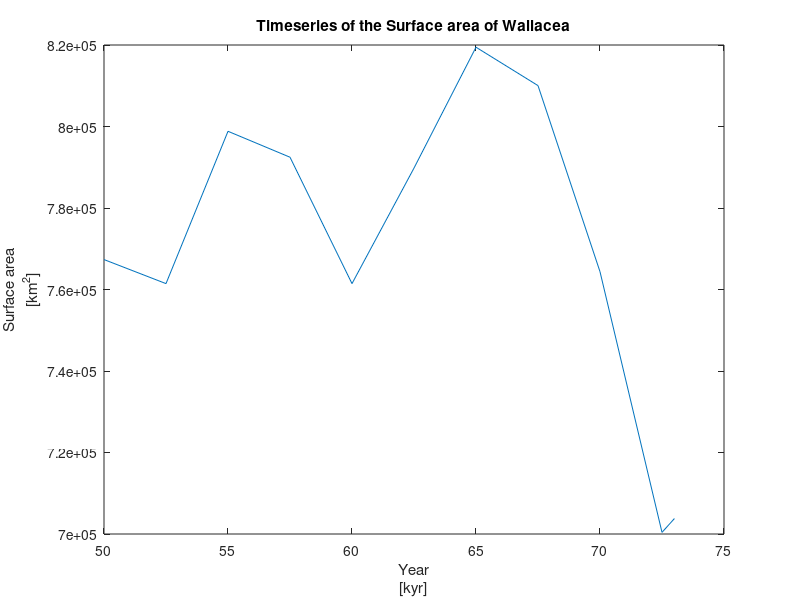

The MATLAB script that drew this image: (Note: this script raises an error after producing the figure.)
% Geometrical Model 
% 'Exploring the explorers' analysis script
% 
% Future Planet Studies, Major Earth Science, University of Amsterdam
% May, 2019, by Enahu Tahitu
%
%%%%%%%%%%%%% INITIALISATION %%%%%%%%%%%%%%%%%%%%%%%%%%%%%

%% Cleaning workspace
clear all
close all
clc

%% Loading Data
%  2019
Area_2019 = 661659.219597;                                          %[km^2]

% Timeseries sealevel
Sea_50 = -32;
Sea_52 = -30;
Sea_55 = -43.5;
Sea_57 = -41;
Sea_60 = -30;
Sea_62 = -40;
Sea_65 = -52;
Sea_67 = -48;
Sea_70 = -31;
Sea_72 = -11;
Sea_73 = -12;

Sea_level = [Sea_50, Sea_55, Sea_60, Sea_65, Sea_70, Sea_73];

% Timeseries Surface Area Paleo Landscape
Area_50kyr = 767346.292844;                                         %[km^2]
Area_52_5kyr = 761444.563802;                                       %[km^2]
Area_55kyr = 798825.505651;                                         %[km^2]
Area_57_5kyr = 792462.791555;                                       %[km^2]
Area_60kyr = 761444.563802;                                         %[km^2]
Area_62_5kyr = 789799.644756;                                       %[km^2]
Area_65kyr = 819457.940188;                                         %[km^2]
Area_67_5kyr = 810036.988493;                                       %[km^2]
Area_70kyr = 764366.143144;                                         %[km^2]
Area_72_5kyr = 700400.428581;                                       %[km^2]
Area_73kyr = 703786.717577;                                         %[km^2]

Time = [50; 52.500; 55; 57.500; 60; 62.500; 65; 67.500; 70; 72.500; 73];

Area = [Area_50kyr; Area_52_5kyr; Area_55kyr; Area_57_5kyr; Area_60kyr;...
    Area_62_5kyr; Area_65kyr; Area_67_5kyr; Area_70kyr; Area_72_5kyr; Area_73kyr];

Data = [Time, Area];

% Timeseries relative visibility Paleo Landscape

% Area calculated from the polygons that were indicated as visibile by the
% viewshed tool in ArcGIS

Vis_50kyr_S = 17.695225;                                             %[m^2]
Vis_55kyr_S = 17.69496;                                              %[m^2]
Vis_60kyr_S = 17.6958;                                               %[m^2]
Vis_65kyr_S = 17.694869;                                             %[m^2]
Vis_70kyr_S = 17.695195;                                             %[m^2]
Vis_73kyr_S = 17.69313;                                              %[m^2]  

Vis_50kyr_N_1 = 12.791069;                                           %[m^2]
Vis_55kyr_N_1 = 12.789748;                                           %[m^2]
Vis_60kyr_N_1 = 12.789866;                                           %[m^2]
Vis_65kyr_N_1 = 12.79123;                                            %[m^2]
Vis_70kyr_N_1 = 12.790969;                                           %[m^2]
Vis_73kyr_N_1 = 12.791026;                                           %[m^2]

Vis_50kyr_N_2 = 12.451843;                                           %[m^2]
Vis_55kyr_N_2 = 12.451959;                                           %[m^2]
Vis_60kyr_N_2 = 12.451815;                                           %[m^2]
Vis_65kyr_N_2 = 12.451774;                                           %[m^2]
Vis_70kyr_N_2 = 12.451804;                                           %[m^2]
Vis_73kyr_N_2 = 12.451592;                                           %[m^2]

Vis_50kyr_N_3 = 16.667235;                                           %[m^2]
Vis_55kyr_N_3 = 16.667655;                                           %[m^2]
Vis_60kyr_N_3 = 16.667162;                                           %[m^2]
Vis_65kyr_N_3 = 16.666313;                                           %[m^2]
Vis_70kyr_N_3 = 16.667186;                                           %[m^2]
Vis_73kyr_N_3 = 16.666846;                                           %[m^2]

% Because there were some issues with the visbility tool and not every
% route has the same length the visbility is standardized per route to
% allow for intercomperability

% Calculating 'visbility score' per route

Vis_S = [Vis_50kyr_S, Vis_55kyr_S, Vis_60kyr_S, Vis_65kyr_S, Vis_70kyr_S,...
    Vis_73kyr_S];

Vis_N_1 = [Vis_50kyr_N_1, Vis_55kyr_N_1, Vis_60kyr_N_1, Vis_65kyr_N_1,...
    Vis_70kyr_N_1, Vis_73kyr_N_1];

Vis_N_2 = [Vis_50kyr_N_2, Vis_55kyr_N_2, Vis_60kyr_N_2, Vis_65kyr_N_2,...
    Vis_70kyr_N_2, Vis_73kyr_N_2];

Vis_N_3 = [Vis_50kyr_N_3, Vis_55kyr_N_3, Vis_60kyr_N_3, Vis_65kyr_N_3,...
    Vis_70kyr_N_3, Vis_73kyr_N_3];

Vis_50kyr_S = (Vis_50kyr_S - mean(Vis_S)) / std(Vis_S);                                 
Vis_55kyr_S = (Vis_55kyr_S - mean(Vis_S)) / std(Vis_S);
Vis_60kyr_S = (Vis_60kyr_S - mean(Vis_S)) / std(Vis_S);
Vis_65kyr_S = (Vis_65kyr_S - mean(Vis_S)) / std(Vis_S);
Vis_70kyr_S = (Vis_70kyr_S - mean(Vis_S)) / std(Vis_S);
Vis_73kyr_S = (Vis_73kyr_S - mean(Vis_S)) / std(Vis_S); 

Vis_50kyr_N_1 = (Vis_50kyr_N_1 - mean(Vis_N_1)) / std(Vis_N_1); 
Vis_55kyr_N_1 = (Vis_55kyr_N_1 - mean(Vis_N_1)) / std(Vis_N_1);
Vis_60kyr_N_1 = (Vis_60kyr_N_1 - mean(Vis_N_1)) / std(Vis_N_1);
Vis_65kyr_N_1 = (Vis_65kyr_N_1 - mean(Vis_N_1)) / std(Vis_N_1);
Vis_70kyr_N_1 = (Vis_70kyr_N_1 - mean(Vis_N_1)) / std(Vis_N_1);
Vis_73kyr_N_1 = (Vis_73kyr_N_1 - mean(Vis_N_1)) / std(Vis_N_1);

Vis_50kyr_N_2 = (Vis_50kyr_N_2 - mean(Vis_N_2)) / std(Vis_N_2);
Vis_55kyr_N_2 = (Vis_55kyr_N_2 - mean(Vis_N_2)) / std(Vis_N_2);
Vis_60kyr_N_2 = (Vis_60kyr_N_2 - mean(Vis_N_2)) / std(Vis_N_2);
Vis_65kyr_N_2 = (Vis_65kyr_N_2 - mean(Vis_N_2)) / std(Vis_N_2);
Vis_70kyr_N_2 = (Vis_70kyr_N_2 - mean(Vis_N_2)) / std(Vis_N_2);
Vis_73kyr_N_2 = (Vis_73kyr_N_2 - mean(Vis_N_2)) / std(Vis_N_2);

Vis_50kyr_N_3 = (Vis_50kyr_N_3 - mean(Vis_N_3)) / std(Vis_N_3);
Vis_55kyr_N_3 = (Vis_55kyr_N_3 - mean(Vis_N_3)) / std(Vis_N_3);
Vis_60kyr_N_3 = (Vis_60kyr_N_3 - mean(Vis_N_3)) / std(Vis_N_3);
Vis_65kyr_N_3 = (Vis_65kyr_N_3 - mean(Vis_N_3)) / std(Vis_N_3);
Vis_70kyr_N_3 = (Vis_70kyr_N_3 - mean(Vis_N_3)) / std(Vis_N_3);
Vis_73kyr_N_3 = (Vis_73kyr_N_3 - mean(Vis_N_3)) / std(Vis_N_3);

Vis = [50, 55, 60, 65, 70, 73; Vis_50kyr_S, Vis_55kyr_S, Vis_60kyr_S,...
    Vis_65kyr_S, Vis_70kyr_S,Vis_73kyr_S; Vis_50kyr_N_1, Vis_55kyr_N_1,...
    Vis_60kyr_N_1, Vis_65kyr_N_1,Vis_70kyr_N_1, Vis_73kyr_N_1; Vis_50kyr_N_2,...
    Vis_55kyr_N_2, Vis_60kyr_N_2, Vis_65kyr_N_2, Vis_70kyr_N_2, Vis_73kyr_N_2;...
    Vis_50kyr_N_3, Vis_55kyr_N_3, Vis_60kyr_N_3, Vis_65kyr_N_3, Vis_70kyr_N_3, Vis_73kyr_N_3];

%%%%%%%%%%%%% VISUALIZATION %%%%%%%%%%%%%%%%%%%%%%%%%%%%%

Data = fliplr(Data);

figure(1)
plot(Data(:,2), Data(:,1))
title('Timeseries of the Surface area of Wallacea')
xlabel({'Year','[kyr]'})
ylabel({'Surface area';'[km^2]'})
ax = gca; % current axes
ax.XLim = [50 73];
ax.XTickLabelRotation = -45;
ax.YTickLabelRotation = 45;
ax.YAxis.Exponent=0;  % don't use exponent

figure(2)
y1 = Vis(2,:);
[R1,P1] = corr(Sea_level', y1','type','Kendall');
subplot(2,2,1)
scatter(Sea_level, y1)
title('Sea level and  visibility score of the Southern route')
xlabel({'Sea level','[m]'})
ylabel({'Visbility score'})
str = {{R1}, P1};
text([-15 1],[-15 0.5], str)
y2 = Vis(3,:);
subplot(2,2,2)
scatter(Sea_level, y2)
title('Sea level and  visibility score of the Northern route 1')
xlabel({'Sea level','[m]'})
ylabel({'Visbility score'})
[R2,P2] = corr(Sea_level', y2','type','Kendall');
y3 = Vis(4,:);
subplot(2,2,3)
scatter(Sea_level, y3)
title('Sea level and  visibility score of the Northern route 2')
xlabel({'Sea level','[m]'})
ylabel({'Visbility score'})
[R3,P3] = corr(Sea_level', y3','type','Kendall');
y4 = Vis(5,:);
subplot(2,2,4)
scatter(Sea_level, y4)
title('Sea level and  visibility score of the Northern route 3')
xlabel({'Sea level','[m]'})
ylabel({'Visbility score'})
[R4,P4] = corr(Sea_level', y4','type','Kendall');

%%%%%%%%%%%%% INTERPOLATION %%%%%%%%%%%%%%%%%%%%%%%%%%%%%

y1 = interp1(Vis(1,:), Vis(2,:), Data(:,2));
y2 = interp1(Vis(1,:), Vis(3,:), Data(:,2));
y3 = interp1(Vis(1,:), Vis(4,:), Data(:,2));
y4 = interp1(Vis(1,:), Vis(5,:), Data(:,2));

%%%%%%%%%%%%% VISUALIZATION %%%%%%%%%%%%%%%%%%%%%%%%%%%%%

figure(3)
subplot(2,2,1)
x = Data(:,2);
yyaxis left
plot(x,y1);
r = Data(:,1);
yyaxis right
plot(x,r);
yyaxis left
title('Timeseries of the visibility score of Wallacea Southern route')
xlabel({'Year','[kyr]'})
ylabel({'Visbility score'})
yyaxis right
ylabel('Surface Area Wallacea')

subplot(2,2,2)
x = Data(:,2);
yyaxis left
plot(x,y2);
r = Data(:,1);
yyaxis right
plot(x,r);
yyaxis left
title('Timeseries of the visibility score of Wallacea Northern route 1')
xlabel({'Year','[kyr]'})
ylabel({'Visbility score'})
yyaxis right
ylabel('Surface Area Wallacea')

subplot(2,2,3)
x = Data(:,2);
yyaxis left
plot(x,y3);
r = Data(:,1);
yyaxis right
plot(x,r);
yyaxis left
title('Timeseries of the visibility score of Wallacea Northern route 2')
xlabel({'Year','[kyr]'})
ylabel({'Visbility score'})
yyaxis right
ylabel('Surface Area Wallacea')

subplot(2,2,4)
x = Data(:,2);
yyaxis left
plot(x,y4);
r = Data(:,1);
yyaxis right
plot(x,r);
yyaxis left
title('Timeseries of the visibility score of Wallacea Northern route 3')
xlabel({'Year','[kyr]'})
ylabel({'Visbility score'})
yyaxis right
ylabel('Surface Area Wallacea')

figure(4)
subplot(2,2,1)
x = Data(:,2);
yyaxis left
plot(Vis(1,:),Vis_S);
r = Data(:,1);
yyaxis right
plot(x,r);
yyaxis left
title('Timeseries of the visibility score of Wallacea Southern route')
xlabel({'Year','[kyr]'})
ylabel({'Visbility score'})
yyaxis right
ylabel('Surface Area Wallacea')
subplot(2,2,2)
x = Data(:,2);
yyaxis left
plot(Vis(1,:),Vis_N_1);
r = Data(:,1);
yyaxis right
plot(x,r);
yyaxis left
title('Timeseries of the visibility score of Wallacea Northern route 1')
xlabel({'Year','[kyr]'})
ylabel({'Visbility score'})
yyaxis right
ylabel('Surface Area Wallacea')
subplot(2,2,3)
x = Data(:,2);
yyaxis left
plot(Vis(1,:),Vis_N_2);
r = Data(:,1);
yyaxis right
plot(x,r);
yyaxis left
title('Timeseries of the visibility score of Wallacea Northern route 2')
xlabel({'Year','[kyr]'})
ylabel({'Visbility score'})
yyaxis right
ylabel('Surface Area Wallacea')
subplot(2,2,4)
x = Data(:,2);
yyaxis left
plot(Vis(1,:),Vis_N_3);
r = Data(:,1);
yyaxis right
plot(x,r);
yyaxis left
title('Timeseries of the visibility score of Wallacea Northern route 3')
xlabel({'Year','[kyr]'})
ylabel({'Visbility score'})
yyaxis right
ylabel('Surface Area Wallacea')

figure(5)
x = Data(:,2);
yyaxis left
plot(x,y1,'b')
hold on
plot(x,y2,'r-')
plot(x,y3,'r--')
plot(x,y4,'r-.')
hold off
yyaxis right
plot(x,r,'k');
yyaxis left
title('Timeseries of the visibility score of Wallacea')
xlabel({'Year','[kyr]'})
ylabel({'Visbility score'})
legend({'Southern route','Northern route 1','Northern route 2','Northern route 3'},'Location','northwest','NumColumns',2)
yyaxis right
ylabel('Surface Area Wallacea')

figure(6)
y1 = Vis(2,:);
scatter(Sea_level, y1)
hold on
y2 = Vis(3,:);
scatter(Sea_level, y2)
y3 = Vis(4,:);
scatter(Sea_level, y3)
y4 = Vis(5,:);
scatter(Sea_level, y4)
title('Timeseries of the visibility score of Wallacea')
xlabel({'Sea level','[m]'})
ylabel({'Visbility score'})
legend({'Southern route','Northern route 1','Northern route 2',...
    'Northern route 3'},'Location','northwest','NumColumns',2)
y = -0.040054*Sea_level + -1.3385;
plot(Sea_level,y,'b')
y = 0.0082686*Sea_level + 0.27631;
plot(Sea_level,y,'r')
y = -0.049361*Sea_level + -1.6495; 
plot(Sea_level,y,'m')
y = 0.010078*Sea_level + 0.33676;
plot(Sea_level,y,'y')
hold off


